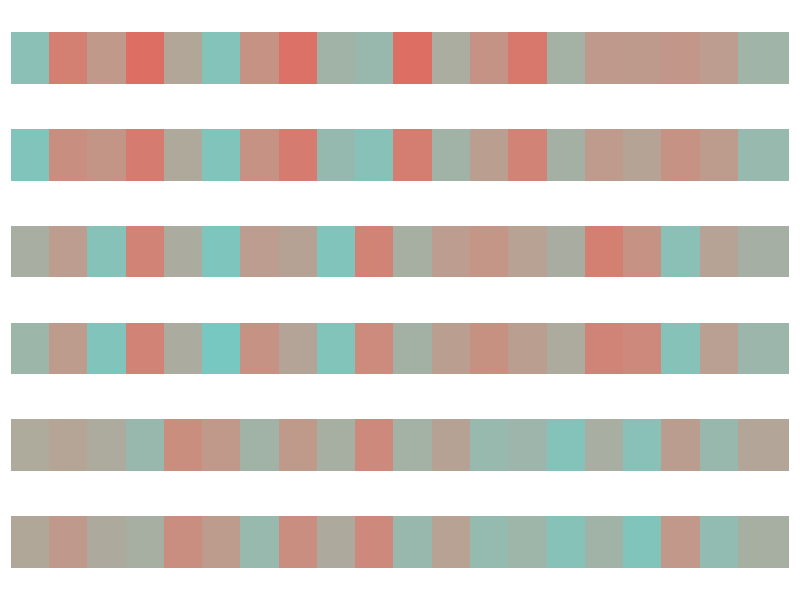
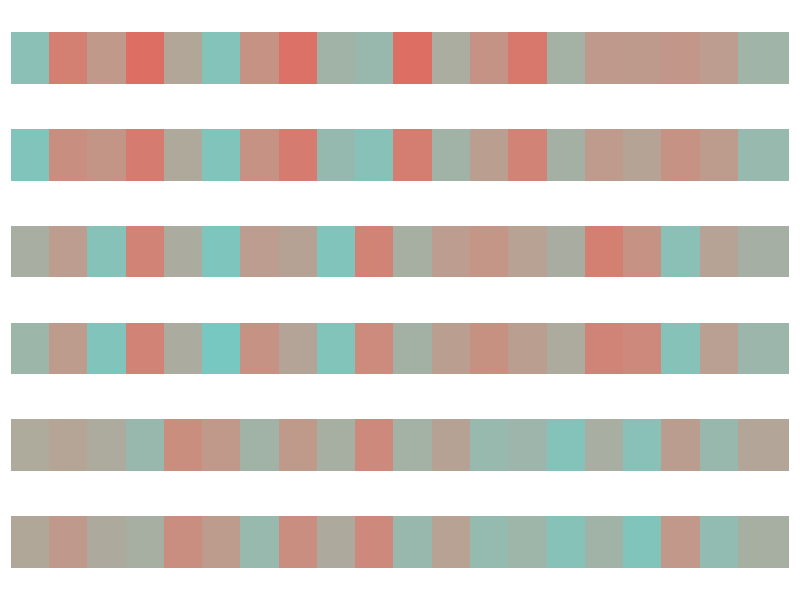

Generate these figures, in order, with R:

n <- 20

energie <- runif(n)
ozean <- runif(n)
football <- runif(n)

strom <- energie + runif(n, 0, 0.3) - 0.15
meer <- ozean + runif(n, 0, 0.3) - 0.15
rugby <- football + runif(n, 0, 0.3) - 0.1


library(ggplot2)
library(dplyr)

df <- tibble(energie, ozean, football, strom, meer, rugby) |>
    mutate(id = row_number()) |>
    tidyr::pivot_longer(cols = -id, names_to = "variable", values_to = "value") |>
    mutate(variable = factor(variable, levels = c("energie", "strom", "meer", "ozean", "football", "rugby")))


ggplot(df, aes(y = variable, x = id, color = value)) +
scale_color_gradient(low = "#77C8C0", high = "#DD6E64") +
geom_point(shape = "square", size = 17) +
theme_void() +
theme(legend.position = "none")


ggsave("output.png", width = 5, height = 5, dpi = 600)
